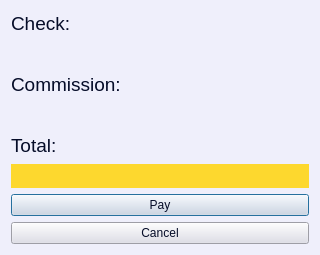
<?xml version="1.0" encoding="UTF-8"?>
<ui version="4.0">
 <class>Municipal</class>
 <widget class="QDialog" name="Municipal">
  <property name="geometry">
   <rect>
    <x>0</x>
    <y>0</y>
    <width>320</width>
    <height>255</height>
   </rect>
  </property>
  <property name="minimumSize">
   <size>
    <width>320</width>
    <height>255</height>
   </size>
  </property>
  <property name="maximumSize">
   <size>
    <width>320</width>
    <height>255</height>
   </size>
  </property>
  <property name="windowTitle">
   <string>Dialog</string>
  </property>
  <property name="styleSheet">
   <string notr="true">background-color: rgb(239, 239, 251);</string>
  </property>
  <layout class="QVBoxLayout" name="verticalLayout">
   <item>
    <widget class="QLabel" name="Check">
     <property name="font">
      <font>
       <family>Arial</family>
       <pointsize>14</pointsize>
       <weight>50</weight>
       <italic>false</italic>
       <bold>false</bold>
      </font>
     </property>
     <property name="styleSheet">
      <string notr="true">font: 14pt &quot;Arial&quot;;
color: rgb(5, 12, 40);</string>
     </property>
     <property name="text">
      <string>Check:</string>
     </property>
    </widget>
   </item>
   <item>
    <widget class="QLabel" name="check">
     <property name="font">
      <font>
       <family>Arial</family>
       <pointsize>14</pointsize>
       <weight>50</weight>
       <italic>false</italic>
       <bold>false</bold>
      </font>
     </property>
     <property name="styleSheet">
      <string notr="true">font: 14pt &quot;Arial&quot;;
color: rgb(5, 12, 40);</string>
     </property>
     <property name="text">
      <string/>
     </property>
    </widget>
   </item>
   <item>
    <widget class="QLabel" name="Comission">
     <property name="font">
      <font>
       <family>Arial</family>
       <pointsize>14</pointsize>
       <weight>50</weight>
       <italic>false</italic>
       <bold>false</bold>
      </font>
     </property>
     <property name="styleSheet">
      <string notr="true">font: 14pt &quot;Arial&quot;;
color: rgb(5, 12, 40);</string>
     </property>
     <property name="text">
      <string>Commission:</string>
     </property>
    </widget>
   </item>
   <item>
    <widget class="QLabel" name="commission">
     <property name="font">
      <font>
       <family>Arial</family>
       <pointsize>14</pointsize>
       <weight>50</weight>
       <italic>false</italic>
       <bold>false</bold>
      </font>
     </property>
     <property name="styleSheet">
      <string notr="true">font: 14pt &quot;Arial&quot;;
color: rgb(5, 12, 40);</string>
     </property>
     <property name="text">
      <string/>
     </property>
    </widget>
   </item>
   <item>
    <widget class="QLabel" name="Total">
     <property name="font">
      <font>
       <family>Arial</family>
       <pointsize>14</pointsize>
       <weight>50</weight>
       <italic>false</italic>
       <bold>false</bold>
      </font>
     </property>
     <property name="styleSheet">
      <string notr="true">font: 14pt &quot;Arial&quot;;
color: rgb(5, 12, 40);</string>
     </property>
     <property name="text">
      <string>Total:</string>
     </property>
    </widget>
   </item>
   <item>
    <widget class="QLabel" name="total">
     <property name="font">
      <font>
       <family>Arial</family>
       <pointsize>14</pointsize>
       <weight>50</weight>
       <italic>false</italic>
       <bold>false</bold>
      </font>
     </property>
     <property name="styleSheet">
      <string notr="true">font: 14pt &quot;Arial&quot;;
background-color: rgb(253, 216, 46);
color: rgb(5, 12, 40);</string>
     </property>
     <property name="text">
      <string/>
     </property>
    </widget>
   </item>
   <item>
    <widget class="QPushButton" name="pay">
     <property name="autoFillBackground">
      <bool>false</bool>
     </property>
     <property name="styleSheet">
      <string notr="true">font: 14pt &quot;Arial&quot;;
background-color: rgb(221, 221, 232);
color: rgb(5, 12, 40);</string>
     </property>
     <property name="text">
      <string>Pay</string>
     </property>
    </widget>
   </item>
   <item>
    <widget class="QPushButton" name="cancel">
     <property name="autoFillBackground">
      <bool>false</bool>
     </property>
     <property name="styleSheet">
      <string notr="true">font: 14pt &quot;Arial&quot;;
background-color: rgb(221, 221, 232);
color: rgb(5, 12, 40);</string>
     </property>
     <property name="text">
      <string>Cancel</string>
     </property>
    </widget>
   </item>
  </layout>
 </widget>
 <resources/>
 <connections/>
</ui>
